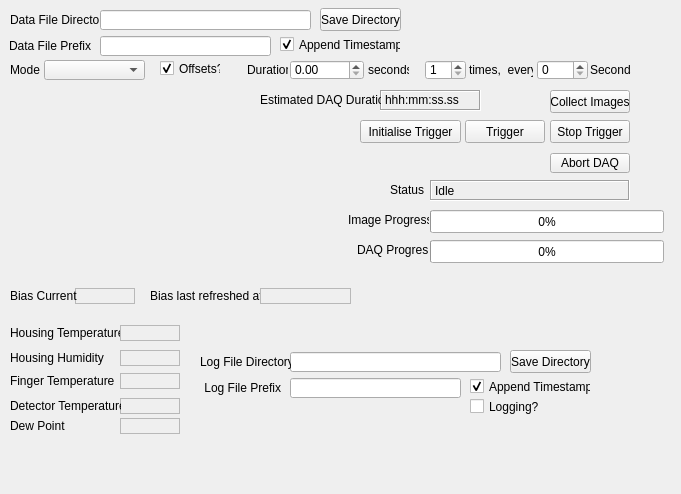
<?xml version="1.0" encoding="UTF-8"?>
<ui version="4.0">
 <class>DataAcquisitionForm</class>
 <widget class="QWidget" name="DataAcquisitionForm">
  <property name="geometry">
   <rect>
    <x>0</x>
    <y>0</y>
    <width>681</width>
    <height>494</height>
   </rect>
  </property>
  <property name="windowTitle">
   <string>Form</string>
  </property>
  <widget class="QLineEdit" name="dataFilePrefix">
   <property name="geometry">
    <rect>
     <x>100</x>
     <y>36</y>
     <width>171</width>
     <height>20</height>
    </rect>
   </property>
  </widget>
  <widget class="QCheckBox" name="offsetsButton">
   <property name="geometry">
    <rect>
     <x>160</x>
     <y>60</y>
     <width>61</width>
     <height>17</height>
    </rect>
   </property>
   <property name="text">
    <string>Offsets?</string>
   </property>
   <property name="checked">
    <bool>true</bool>
   </property>
  </widget>
  <widget class="QComboBox" name="mode">
   <property name="geometry">
    <rect>
     <x>44</x>
     <y>60</y>
     <width>101</width>
     <height>20</height>
    </rect>
   </property>
  </widget>
  <widget class="QLabel" name="durationLabel">
   <property name="geometry">
    <rect>
     <x>247</x>
     <y>60</y>
     <width>41</width>
     <height>20</height>
    </rect>
   </property>
   <property name="text">
    <string>Duration</string>
   </property>
  </widget>
  <widget class="QPushButton" name="abortDAQ">
   <property name="geometry">
    <rect>
     <x>550</x>
     <y>153</y>
     <width>80</width>
     <height>20</height>
    </rect>
   </property>
   <property name="autoFillBackground">
    <bool>false</bool>
   </property>
   <property name="text">
    <string>Abort DAQ</string>
   </property>
  </widget>
  <widget class="QLabel" name="dataFileDirectoryLabel">
   <property name="geometry">
    <rect>
     <x>10</x>
     <y>10</y>
     <width>91</width>
     <height>20</height>
    </rect>
   </property>
   <property name="layoutDirection">
    <enum>Qt::LeftToRight</enum>
   </property>
   <property name="text">
    <string>Data File Directory</string>
   </property>
   <property name="alignment">
    <set>Qt::AlignLeading|Qt::AlignLeft|Qt::AlignVCenter</set>
   </property>
  </widget>
  <widget class="QLabel" name="state">
   <property name="geometry">
    <rect>
     <x>430</x>
     <y>180</y>
     <width>200</width>
     <height>21</height>
    </rect>
   </property>
   <property name="frameShape">
    <enum>QFrame::Box</enum>
   </property>
   <property name="frameShadow">
    <enum>QFrame::Sunken</enum>
   </property>
   <property name="text">
    <string>Idle</string>
   </property>
  </widget>
  <widget class="QPushButton" name="dataFileDirectoryButton">
   <property name="geometry">
    <rect>
     <x>320</x>
     <y>8</y>
     <width>81</width>
     <height>23</height>
    </rect>
   </property>
   <property name="text">
    <string>Save Directory</string>
   </property>
  </widget>
  <widget class="QCheckBox" name="dataFileTimestamp">
   <property name="geometry">
    <rect>
     <x>280</x>
     <y>36</y>
     <width>121</width>
     <height>17</height>
    </rect>
   </property>
   <property name="text">
    <string>Append Timestamp?</string>
   </property>
   <property name="checked">
    <bool>true</bool>
   </property>
  </widget>
  <widget class="QPushButton" name="trigger">
   <property name="geometry">
    <rect>
     <x>465</x>
     <y>120</y>
     <width>80</width>
     <height>23</height>
    </rect>
   </property>
   <property name="text">
    <string>Trigger</string>
   </property>
  </widget>
  <widget class="QPushButton" name="collectImages">
   <property name="geometry">
    <rect>
     <x>550</x>
     <y>90</y>
     <width>80</width>
     <height>23</height>
    </rect>
   </property>
   <property name="text">
    <string>Collect Images</string>
   </property>
  </widget>
  <widget class="QDoubleSpinBox" name="duration">
   <property name="geometry">
    <rect>
     <x>290</x>
     <y>60</y>
     <width>74</width>
     <height>20</height>
    </rect>
   </property>
   <property name="decimals">
    <number>2</number>
   </property>
   <property name="maximum">
    <double>999999.989999999990687</double>
   </property>
  </widget>
  <widget class="QLabel" name="dataFilePrefixLabel">
   <property name="geometry">
    <rect>
     <x>10</x>
     <y>36</y>
     <width>81</width>
     <height>20</height>
    </rect>
   </property>
   <property name="layoutDirection">
    <enum>Qt::LeftToRight</enum>
   </property>
   <property name="text">
    <string>Data File Prefix</string>
   </property>
   <property name="alignment">
    <set>Qt::AlignRight|Qt::AlignTrailing|Qt::AlignVCenter</set>
   </property>
  </widget>
  <widget class="QLineEdit" name="dataFileDirectory">
   <property name="geometry">
    <rect>
     <x>100</x>
     <y>10</y>
     <width>211</width>
     <height>20</height>
    </rect>
   </property>
  </widget>
  <widget class="QLabel" name="dataAcquisitionModeLabel">
   <property name="geometry">
    <rect>
     <x>10</x>
     <y>60</y>
     <width>31</width>
     <height>20</height>
    </rect>
   </property>
   <property name="text">
    <string>Mode</string>
   </property>
  </widget>
  <widget class="QLabel" name="secondsLabel">
   <property name="geometry">
    <rect>
     <x>368</x>
     <y>60</y>
     <width>41</width>
     <height>20</height>
    </rect>
   </property>
   <property name="layoutDirection">
    <enum>Qt::LeftToRight</enum>
   </property>
   <property name="text">
    <string>seconds</string>
   </property>
   <property name="alignment">
    <set>Qt::AlignLeading|Qt::AlignLeft|Qt::AlignVCenter</set>
   </property>
  </widget>
  <widget class="QLabel" name="housingTemperatureLabel">
   <property name="geometry">
    <rect>
     <x>10</x>
     <y>325</y>
     <width>111</width>
     <height>16</height>
    </rect>
   </property>
   <property name="text">
    <string>Housing Temperature</string>
   </property>
  </widget>
  <widget class="QLabel" name="housingTemperature">
   <property name="geometry">
    <rect>
     <x>120</x>
     <y>325</y>
     <width>60</width>
     <height>16</height>
    </rect>
   </property>
   <property name="frameShape">
    <enum>QFrame::StyledPanel</enum>
   </property>
   <property name="text">
    <string/>
   </property>
   <property name="margin">
    <number>1</number>
   </property>
  </widget>
  <widget class="QLabel" name="housingHumidityLabel">
   <property name="geometry">
    <rect>
     <x>10</x>
     <y>350</y>
     <width>111</width>
     <height>16</height>
    </rect>
   </property>
   <property name="text">
    <string>Housing Humidity</string>
   </property>
  </widget>
  <widget class="QLabel" name="housingHumidity">
   <property name="geometry">
    <rect>
     <x>120</x>
     <y>350</y>
     <width>60</width>
     <height>16</height>
    </rect>
   </property>
   <property name="frameShape">
    <enum>QFrame::StyledPanel</enum>
   </property>
   <property name="text">
    <string/>
   </property>
   <property name="margin">
    <number>1</number>
   </property>
  </widget>
  <widget class="QLabel" name="fingerTemperatureLabel">
   <property name="geometry">
    <rect>
     <x>10</x>
     <y>373</y>
     <width>111</width>
     <height>16</height>
    </rect>
   </property>
   <property name="text">
    <string>Finger Temperature</string>
   </property>
  </widget>
  <widget class="QLabel" name="fingerTemperature">
   <property name="geometry">
    <rect>
     <x>120</x>
     <y>373</y>
     <width>60</width>
     <height>16</height>
    </rect>
   </property>
   <property name="frameShape">
    <enum>QFrame::StyledPanel</enum>
   </property>
   <property name="text">
    <string/>
   </property>
   <property name="margin">
    <number>1</number>
   </property>
  </widget>
  <widget class="QPushButton" name="stopTrigger">
   <property name="geometry">
    <rect>
     <x>550</x>
     <y>120</y>
     <width>80</width>
     <height>23</height>
    </rect>
   </property>
   <property name="text">
    <string>Stop Trigger</string>
   </property>
  </widget>
  <widget class="QPushButton" name="initTrigger">
   <property name="geometry">
    <rect>
     <x>360</x>
     <y>120</y>
     <width>101</width>
     <height>23</height>
    </rect>
   </property>
   <property name="text">
    <string>Initialise Trigger</string>
   </property>
  </widget>
  <widget class="QLabel" name="biasLastRefreshedLabel">
   <property name="geometry">
    <rect>
     <x>150</x>
     <y>288</y>
     <width>111</width>
     <height>16</height>
    </rect>
   </property>
   <property name="text">
    <string>Bias last refreshed at</string>
   </property>
  </widget>
  <widget class="QLabel" name="biasLastRefreshed">
   <property name="geometry">
    <rect>
     <x>260</x>
     <y>288</y>
     <width>91</width>
     <height>16</height>
    </rect>
   </property>
   <property name="frameShape">
    <enum>QFrame::StyledPanel</enum>
   </property>
   <property name="text">
    <string/>
   </property>
   <property name="margin">
    <number>1</number>
   </property>
  </widget>
  <widget class="QSpinBox" name="repeatCount">
   <property name="geometry">
    <rect>
     <x>425</x>
     <y>60</y>
     <width>41</width>
     <height>20</height>
    </rect>
   </property>
   <property name="minimum">
    <number>1</number>
   </property>
   <property name="maximum">
    <number>999</number>
   </property>
  </widget>
  <widget class="QLabel" name="timesLabel">
   <property name="geometry">
    <rect>
     <x>469</x>
     <y>60</y>
     <width>64</width>
     <height>20</height>
    </rect>
   </property>
   <property name="text">
    <string>times,  every</string>
   </property>
  </widget>
  <widget class="QDoubleSpinBox" name="repeatInterval">
   <property name="geometry">
    <rect>
     <x>537</x>
     <y>60</y>
     <width>51</width>
     <height>20</height>
    </rect>
   </property>
   <property name="decimals">
    <number>0</number>
   </property>
   <property name="maximum">
    <double>99999.000000000000000</double>
   </property>
   <property name="value">
    <double>0.000000000000000</double>
   </property>
  </widget>
  <widget class="QLabel" name="secondsLabel_2">
   <property name="geometry">
    <rect>
     <x>590</x>
     <y>60</y>
     <width>41</width>
     <height>20</height>
    </rect>
   </property>
   <property name="layoutDirection">
    <enum>Qt::LeftToRight</enum>
   </property>
   <property name="text">
    <string>Seconds</string>
   </property>
   <property name="alignment">
    <set>Qt::AlignLeading|Qt::AlignLeft|Qt::AlignVCenter</set>
   </property>
  </widget>
  <widget class="QLabel" name="detectorTemperature">
   <property name="geometry">
    <rect>
     <x>120</x>
     <y>398</y>
     <width>60</width>
     <height>16</height>
    </rect>
   </property>
   <property name="frameShape">
    <enum>QFrame::StyledPanel</enum>
   </property>
   <property name="text">
    <string/>
   </property>
   <property name="margin">
    <number>1</number>
   </property>
  </widget>
  <widget class="QLabel" name="detectorTemperatureLabel">
   <property name="geometry">
    <rect>
     <x>10</x>
     <y>398</y>
     <width>111</width>
     <height>16</height>
    </rect>
   </property>
   <property name="text">
    <string>Detector Temperature</string>
   </property>
  </widget>
  <widget class="QLabel" name="dataAcquisitionModeLabel_2">
   <property name="geometry">
    <rect>
     <x>390</x>
     <y>180</y>
     <width>35</width>
     <height>20</height>
    </rect>
   </property>
   <property name="text">
    <string>Status</string>
   </property>
  </widget>
  <widget class="QLabel" name="estimatedDuration">
   <property name="geometry">
    <rect>
     <x>380</x>
     <y>90</y>
     <width>101</width>
     <height>21</height>
    </rect>
   </property>
   <property name="frameShape">
    <enum>QFrame::Box</enum>
   </property>
   <property name="frameShadow">
    <enum>QFrame::Sunken</enum>
   </property>
   <property name="text">
    <string>&lt;html&gt;&lt;head/&gt;&lt;body&gt;&lt;p&gt;hhh:mm:ss.ss&lt;/p&gt;&lt;/body&gt;&lt;/html&gt;</string>
   </property>
  </widget>
  <widget class="QLabel" name="estimatedDurationLabel">
   <property name="geometry">
    <rect>
     <x>260</x>
     <y>90</y>
     <width>121</width>
     <height>20</height>
    </rect>
   </property>
   <property name="text">
    <string>Estimated DAQ Duration</string>
   </property>
  </widget>
  <widget class="QProgressBar" name="imageProgressBar">
   <property name="geometry">
    <rect>
     <x>430</x>
     <y>210</y>
     <width>234</width>
     <height>23</height>
    </rect>
   </property>
   <property name="value">
    <number>0</number>
   </property>
  </widget>
  <widget class="QLabel" name="progressBarLabel">
   <property name="geometry">
    <rect>
     <x>348</x>
     <y>210</y>
     <width>81</width>
     <height>20</height>
    </rect>
   </property>
   <property name="text">
    <string>Image Progress</string>
   </property>
  </widget>
  <widget class="QLabel" name="biasCurrent">
   <property name="geometry">
    <rect>
     <x>75</x>
     <y>288</y>
     <width>60</width>
     <height>16</height>
    </rect>
   </property>
   <property name="frameShape">
    <enum>QFrame::StyledPanel</enum>
   </property>
   <property name="text">
    <string/>
   </property>
   <property name="margin">
    <number>1</number>
   </property>
  </widget>
  <widget class="QLabel" name="biasCurrentLabel">
   <property name="geometry">
    <rect>
     <x>10</x>
     <y>288</y>
     <width>71</width>
     <height>16</height>
    </rect>
   </property>
   <property name="text">
    <string>Bias Current</string>
   </property>
  </widget>
  <widget class="QLabel" name="dewPoint">
   <property name="geometry">
    <rect>
     <x>120</x>
     <y>418</y>
     <width>60</width>
     <height>16</height>
    </rect>
   </property>
   <property name="frameShape">
    <enum>QFrame::StyledPanel</enum>
   </property>
   <property name="text">
    <string/>
   </property>
   <property name="margin">
    <number>1</number>
   </property>
  </widget>
  <widget class="QLabel" name="dewPointLabel">
   <property name="geometry">
    <rect>
     <x>10</x>
     <y>418</y>
     <width>111</width>
     <height>16</height>
    </rect>
   </property>
   <property name="text">
    <string>Dew Point</string>
   </property>
  </widget>
  <widget class="QLineEdit" name="logFileDirectory">
   <property name="geometry">
    <rect>
     <x>290</x>
     <y>352</y>
     <width>211</width>
     <height>20</height>
    </rect>
   </property>
  </widget>
  <widget class="QLineEdit" name="logFilePrefix">
   <property name="geometry">
    <rect>
     <x>290</x>
     <y>378</y>
     <width>171</width>
     <height>20</height>
    </rect>
   </property>
  </widget>
  <widget class="QPushButton" name="logFileDirectoryButton">
   <property name="geometry">
    <rect>
     <x>510</x>
     <y>350</y>
     <width>81</width>
     <height>23</height>
    </rect>
   </property>
   <property name="text">
    <string>Save Directory</string>
   </property>
  </widget>
  <widget class="QLabel" name="logFilePrefixLabel">
   <property name="geometry">
    <rect>
     <x>200</x>
     <y>378</y>
     <width>81</width>
     <height>20</height>
    </rect>
   </property>
   <property name="layoutDirection">
    <enum>Qt::LeftToRight</enum>
   </property>
   <property name="text">
    <string>Log File Prefix</string>
   </property>
   <property name="alignment">
    <set>Qt::AlignRight|Qt::AlignTrailing|Qt::AlignVCenter</set>
   </property>
  </widget>
  <widget class="QLabel" name="logFileDirectoryLabel">
   <property name="geometry">
    <rect>
     <x>200</x>
     <y>352</y>
     <width>91</width>
     <height>20</height>
    </rect>
   </property>
   <property name="layoutDirection">
    <enum>Qt::LeftToRight</enum>
   </property>
   <property name="text">
    <string>Log File Directory</string>
   </property>
   <property name="alignment">
    <set>Qt::AlignLeading|Qt::AlignLeft|Qt::AlignVCenter</set>
   </property>
  </widget>
  <widget class="QCheckBox" name="logFileTimestamp">
   <property name="geometry">
    <rect>
     <x>470</x>
     <y>378</y>
     <width>121</width>
     <height>17</height>
    </rect>
   </property>
   <property name="text">
    <string>Append Timestamp?</string>
   </property>
   <property name="checked">
    <bool>true</bool>
   </property>
  </widget>
  <widget class="QCheckBox" name="loggingEnabled">
   <property name="geometry">
    <rect>
     <x>470</x>
     <y>398</y>
     <width>121</width>
     <height>17</height>
    </rect>
   </property>
   <property name="text">
    <string>Logging?</string>
   </property>
   <property name="checked">
    <bool>false</bool>
   </property>
  </widget>
  <widget class="QLabel" name="progressBarLabel_2">
   <property name="geometry">
    <rect>
     <x>357</x>
     <y>240</y>
     <width>71</width>
     <height>20</height>
    </rect>
   </property>
   <property name="text">
    <string>DAQ Progress</string>
   </property>
  </widget>
  <widget class="QProgressBar" name="progressBar">
   <property name="geometry">
    <rect>
     <x>430</x>
     <y>240</y>
     <width>234</width>
     <height>23</height>
    </rect>
   </property>
   <property name="value">
    <number>0</number>
   </property>
  </widget>
 </widget>
 <resources/>
 <connections/>
</ui>
